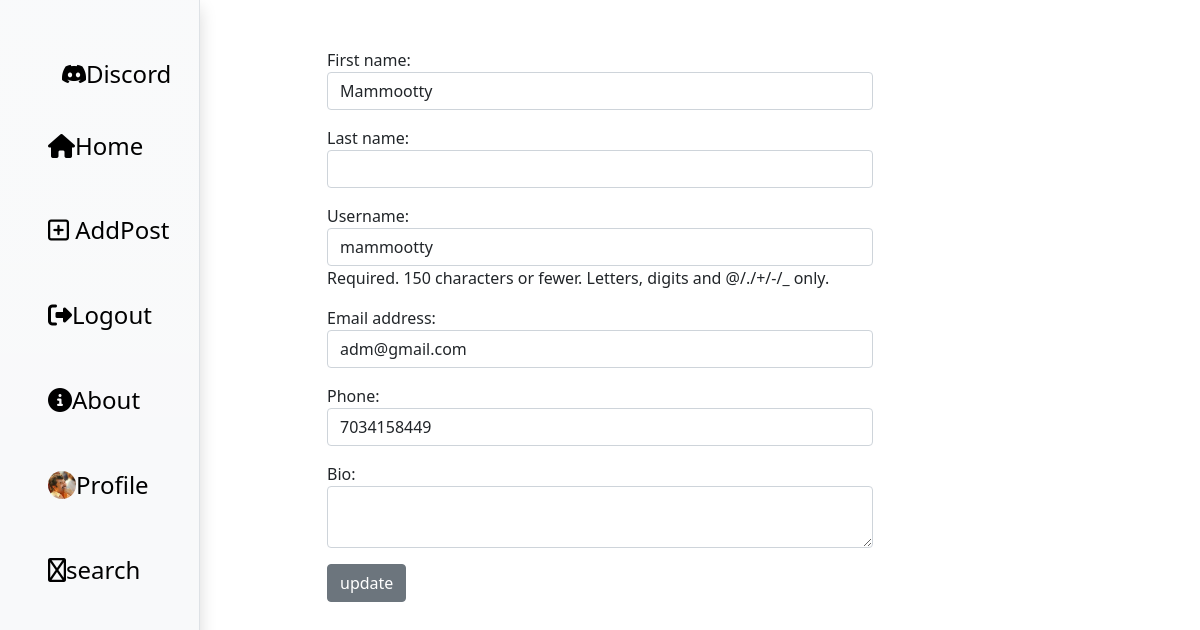
The app's page /update/3 (signed in) with its own data.
### social/models.py (models this page shows)
class MyUser(AbstractUser):
    phone=models.CharField(max_length=20)
    profile_pic=models.ImageField(null=True,upload_to='profilepics',blank=True)
    Bio=models.CharField(null=True,blank=True,max_length=300)

### social/views.py (the view)
# urls.py: path('update/<int:id>',views.ProfileUpdateView.as_view(),name='update'),
@method_decorator(signin_reqired,name='dispatch')
class ProfileUpdateView(UpdateView):
    model=MyUser
    template_name="profile-update.html"
    form_class=ProfileUpdateForm
    pk_url_kwarg="id"
    success_url=reverse_lazy('myprofile')

### social/forms.py
class ProfileUpdateForm(forms.ModelForm):
    class Meta:
        model=MyUser
        fields=['first_name','last_name','username','email',
        'phone','Bio']
        widgets={
            "first_name":forms.TextInput(attrs={'class':'form-control'}),
            "last_name":forms.TextInput(attrs={'class':'form-control'}),
            "username":forms.TextInput(attrs={'class':'form-control'}),
            "email":forms.EmailInput(attrs={'class':'form-control'}),
            "phone":forms.NumberInput(attrs={'class':'form-control'}),
            "Bio":forms.Textarea(attrs={'class':'form-control','rows':'2'})
        }

### social/views.py (called while the page is built)
def signin_reqired(fn):
    def wrapper(request,*args,**kwargs):
        if not request.user.is_authenticated:
            return redirect("signin")
        else:
            return fn(request,*args,**kwargs)
    return wrapper

### social/templates/profile-update.html (shortened to what this page needs)
{%extends 'base.html'%}
{%block body_block%}
<div class="container">
    <div class="row">
        <div class="col-3"></div>
        <div class="col-6">
            <form action="" method="post" class="mt-5">
                {{form.as_p}}
                <input type="submit" value="update" class="btn btn-secondary">
            </form>
        </div>
        <div class="col-3"></div>
    </div>
</div>
{%endblock%}

### social/templates/base.html (shortened to what this page needs)
<!DOCTYPE html>
{%load static%}
<html lang="en">
<head>
    <link href="{%static 'css/styles.css'%}" rel="stylesheet" />
    <link rel="stylesheet" href="https://cdnjs.cloudflare.com/ajax/libs/font-awesome/6.2.0/css/all.min.css"
 />
    <link rel="stylesheet" href="https://cdn.jsdelivr.net/npm/bootstrap-icons@1.9.1/font/bootstrap-icons.css">
</head>
<body>
    <div class="container">
        <div class="row">
            <div class="col-2 fixed-top  d-none d-lg-block ps-5 border-end bg-light bg-gradient shadow" style="padding-top: 5%; height: -webkit-fill-available;">
                <ul class="navbar-nav m-auto">
                    <li style="margin-bottom: 25%; margin-left: 10%;">
                        <a class="" href="{%url 'index'%}">
                            <h4> <i class="bi bi-discord"></i>Discord</i>
                        </a></h4>
                    </li>
                    <li class="mb-5"><a class="" href="{%url 'index'%}">
                            <h4><i class="fa-solid fa-house "> </i>Home</h4>
                        </a></li>
                    <li class="mb-5"><a class="" href="{%url 'addpost'%}">
                            <h4><i class="fa-regular fa-square-plus"></i> AddPost </h4>
                        </a></li>
                    <li class="mb-5"><a class="" href="{%url 'logout'%}">
                            <h4><i class="fa-solid fa-right-from-bracket"></i>Logout</h4>
                        </a></li>
                    <li class="mb-5"><a class="" href="#">
                            <h4><i class="fa-solid fa-circle-info"></i>About</h4>
                        </a></li>
                    <li class="mb-5"><a class="d-flex" href="{%url 'myprofile'%}">
                            {%if request.user.profile_pic%}
                            <img src="{{request.user.profile_pic.url}}" alt="" class="rounded-circle"
                                style="width: 28px; height: 28px;">
                            {%endif%}
                            <h4></i>Profile</h4>
                        </a></li>
                    <li class="mb-5"><a class="" href="{%url 'explore'%}">
                            <h4><i class="fa-regular fa-circle-info"></i>search</h4>
                        </a></li>
                </ul>
            </div>
        </div>
    </div>
    <div class="container">
        <div class="row">
            {%block body_block%}
            {%endblock%}
        </div>
    </div>
</body>
</html>

### social/templates/base.html (style rules this page uses)
a { color: black; text-decoration: none; }

### records on screen
MyUser: user.profile_pic (picture), first_name "Mammootty", username "mammootty", email "adm@gmail.com", phone "7034158449"
